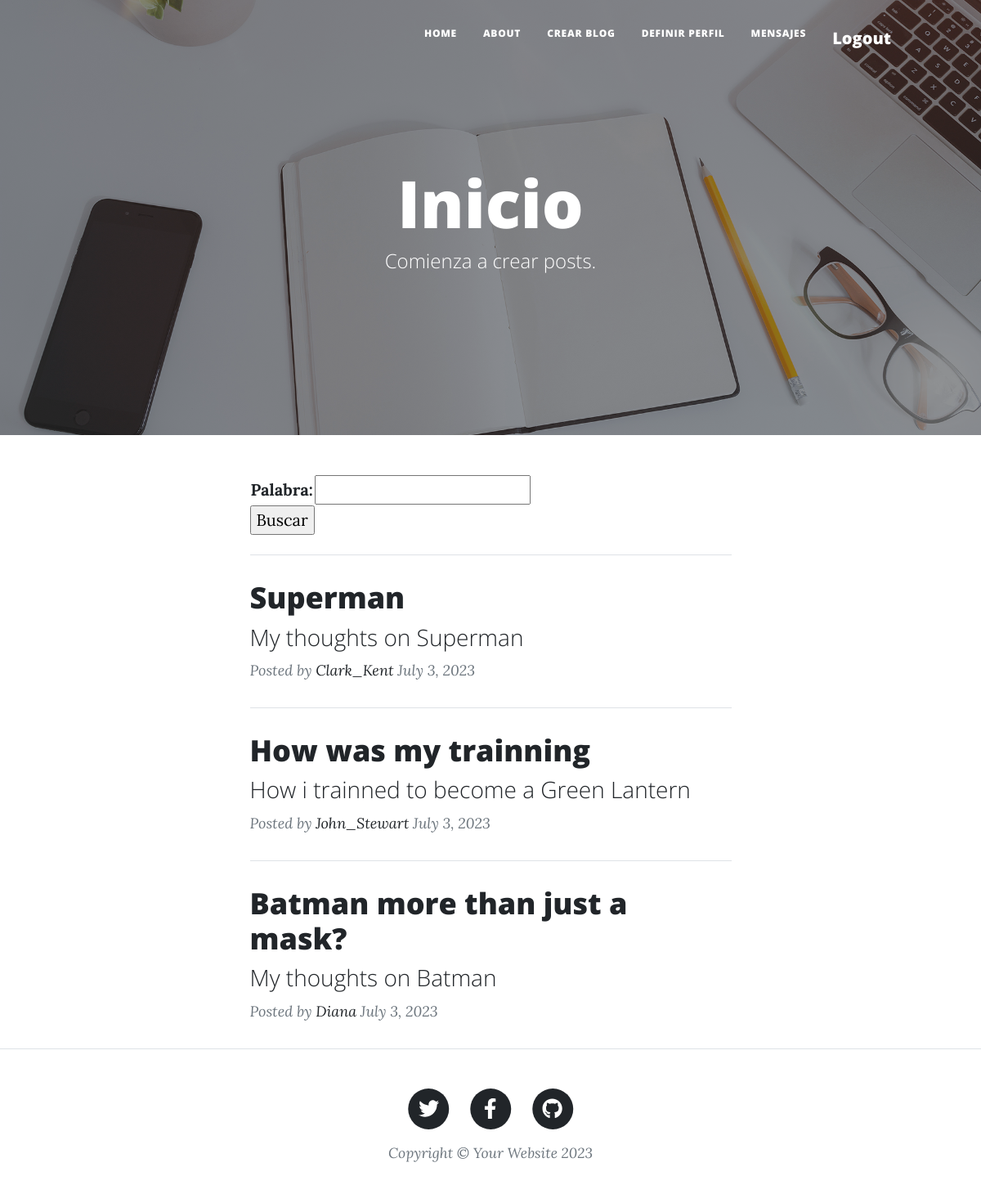
/blog-eliminar/5/ (signed in), run on the app's committed database.
### TecheraAPP/models.py (models this page shows)
class BlogPost(models.Model):
    usuario = models.ForeignKey(User, on_delete=models.CASCADE)
    titulo = models.CharField(max_length=40)
    subTitulo = models.CharField(max_length=200,null=True)
    contenido = RichTextField(null=True)
    fecha_creado = models.DateField(max_length=40)
    imagen = models.ImageField(upload_to='postImagenes', null=True, blank=True)

### TecheraAPP/views.py (the view)
# urls.py: path('blog-eliminar/<id>/', views.blogEliminatPost, name="Eliminar Blog"),
@login_required
def blogEliminatPost(request, id = None):
    if id:
        blogPost = BlogPost.objects.get(id = id)
    blogPost.delete()
    blogPosts = BlogPost.objects.all().order_by('-fecha_creado')
    return render(request, "TecheraAPP/index.html", {"formulario": BuscaBlogPostForm(),"blog_posts": blogPosts})

### TecheraAPP/forms.py
class BuscaBlogPostForm(forms.Form):
    palabra = forms.CharField()

### TecheraAPP/templates/TecheraAPP/index.html (shortened to what this page needs)
{% extends 'TecheraAPP/base.html' %}
{% load static %}
{% block subtitle %} Comienza a crear posts. {% endblock subtitle %}
{% block image %} {% static 'TecheraAPP/assets/img/home-bg.jpg'%} {% endblock image %}
{% block main %}
    <div class="container px-4 px-lg-5">
        <div class="row gx-4 gx-lg-5 justify-content-center">
            <div class="col-md-10 col-lg-8 col-xl-7">
                <form action="" method="POST">
                    <table>
                        {{ formulario.as_table }}
                    </table>
                    <input type="submit" value="Buscar">
                </form>
                {% if blog_posts %}
                    {% for blog_post in blog_posts %}
                        <hr class="my-4" />
                        <div class="post-preview">
                            <a href="{% url 'Ver Blog' id=blog_post.id %}">
                                <h2 class="post-title">{{ blog_post.titulo }} </h2>
                                <h3 class="post-subtitle">{{ blog_post.subTitulo }} </h3>
                            </a>
                            <p class="post-meta">
                                Posted by
                                <a href="#!"> {{ blog_post.usuario }} </a>
                                {{ blog_post.fecha_creado }}
                            </p>
                        </div>
                    {% endfor %}
                {% endif %}
            </div>
        </div>
    </div>
{% endblock main %}

### data on the page
BlogPost: titulo "Superman", subTitulo "My thoughts on Superman", usuario "Clark_Kent", fecha_creado "July 3, 2023"
BlogPost: titulo "How was my trainning", subTitulo "How i trainned to become a Green Lantern", usuario "John_Stewart", fecha_creado "July 3, 2023"
BlogPost: titulo "Batman more than just a mask?", subTitulo "My thoughts on Batman", usuario "Diana", fecha_creado "July 3, 2023"
